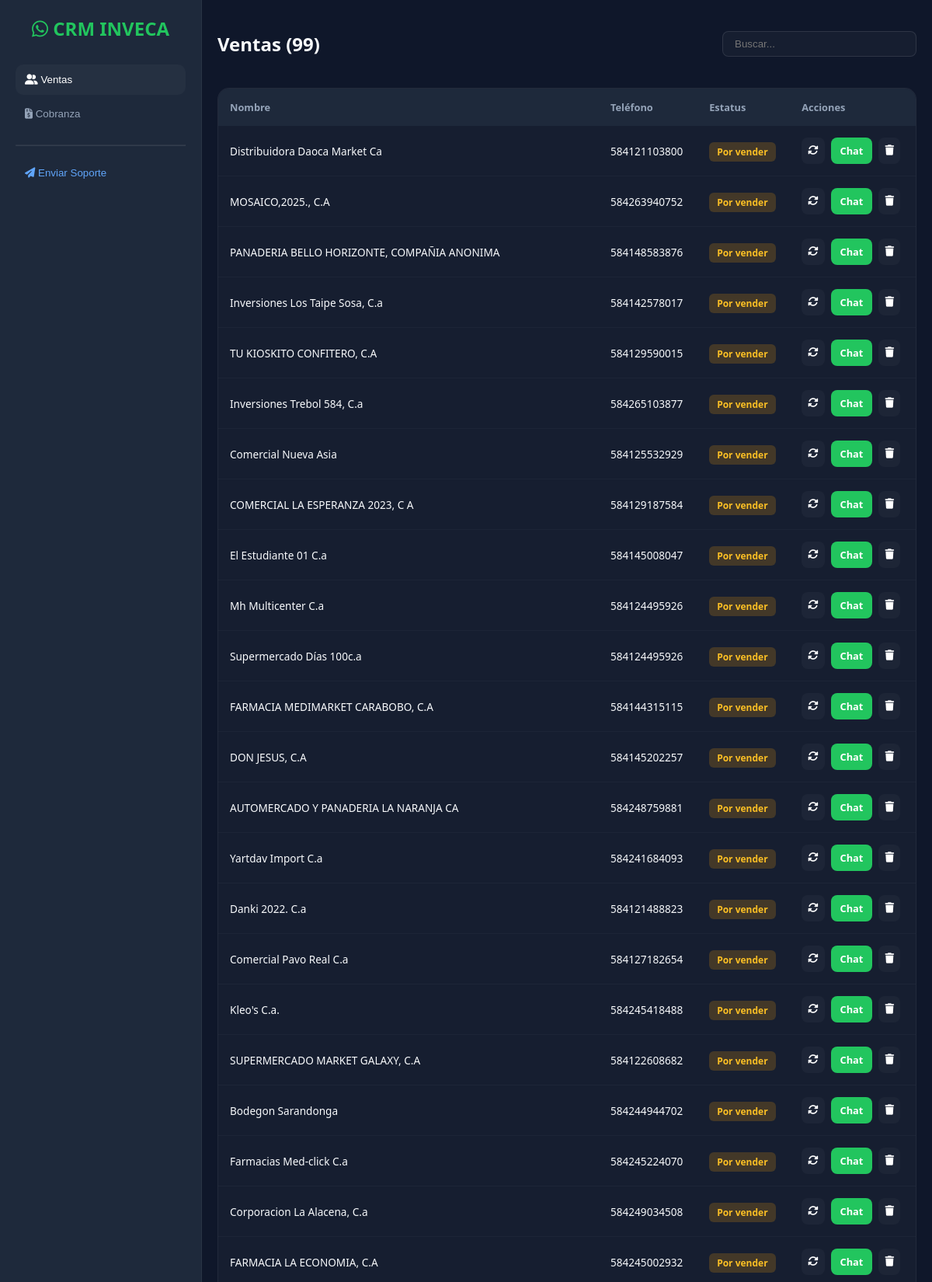
The page / (upper part) on the database its author committed.
### tables this page shows
CREATE TABLE clientes (
                id INTEGER PRIMARY KEY AUTOINCREMENT,
                nombre TEXT NOT NULL,
                telefono TEXT NOT NULL,
                estatus TEXT DEFAULT 'Por vender'
            );

### app.py (the view)
@app.route('/')
def index():
    tab = request.args.get('tab', 'ventas')
    with sqlite3.connect(DB_NAME) as conn:
        conn.row_factory = sqlite3.Row
        ventas = conn.execute('SELECT * FROM clientes ORDER BY id DESC').fetchall()
        cobros = conn.execute('SELECT * FROM cobranza ORDER BY id DESC').fetchall()
    return render_template('index.html', ventas=ventas, cobros=cobros, active_tab=tab)

### templates/index.html (shortened to what this page needs)
<!DOCTYPE html>
<html lang="es">
<head>
    <link rel="stylesheet" href="{{ url_for('static', filename='style.css') }}">
    <link rel="stylesheet" href="https://cdnjs.cloudflare.com/ajax/libs/font-awesome/6.4.0/css/all.min.css">
</head>
<body>
    <div class="app-container">
        <aside class="sidebar">
            <div class="logo"><i class="fab fa-whatsapp"></i> CRM INVECA</div>
            <nav class="menu-nav">
                <button class="menu-btn {{ 'active' if active_tab == 'ventas' }}" onclick="window.location.href='/?tab=ventas'">
                    <i class="fas fa-user-friends"></i> Ventas
                </button>
                <button class="menu-btn {{ 'active' if active_tab == 'cobranza' }}" onclick="window.location.href='/?tab=cobranza'">
                    <i class="fas fa-file-invoice-dollar"></i> Cobranza
                </button>
                <hr style="opacity: 0.1; margin: 15px 0;">
                <button class="menu-btn" onclick="abrirModalCorreo()" style="color: #60a5fa;">
                    <i class="fas fa-paper-plane"></i> Enviar Soporte
                </button>
            </nav>
        </aside>
        <main class="main-content">
            <section class="tab-content {{ 'active' if active_tab == 'ventas' }}">
                <div class="section-header">
                    <h2>Ventas ({{ ventas|length }})</h2>
                    <input type="text" class="search-input" placeholder="Buscar..." onkeyup="filterTable('t-v', this.value)">
                </div>
                <div class="table-container">
                    <table id="t-v">
                        <thead><tr><th>Nombre</th><th>Teléfono</th><th>Estatus</th><th>Acciones</th></tr></thead>
                        <tbody>
                            {% for v in ventas %}
                            <tr>
                                <td>{{ v.nombre }}</td><td>{{ v.telefono }}</td>
                                <td><span class="pill {{ 'pill-green' if v.estatus == 'Vendido' else 'pill-orange' }}">{{ v.estatus }}</span></td>
                                <td class="btns">
                                    <button class="btn-tool" onclick="updateStatus('ventas', {{v.id}}, this)"><i class="fas fa-sync-alt"></i></button>
                                    <a href="/wa/ventas/{{v.id}}" target="_blank" class="btn-wa">Chat</a>
                                    <button class="btn-tool" onclick="deleteRecord('ventas', {{v.id}}, this)"><i class="fas fa-trash"></i></button>
                                </td>
                            </tr>
                            {% endfor %}
                        </tbody>
                    </table>
                </div>
            </section>
        </main>
    </div>
</body>
</html>

### static/style.css (style rules this page uses)
:root { --bg: #0f172a; --side: #1e293b; --accent-v: #22c55e; --accent-c: #3b82f6; --text: #f8fafc; --muted: #94a3b8; --danger: #ef4444; --glass: rgba(255, 255, 255, 0.03); }
* { box-sizing: border-box; }
body { margin: 0; font-family: 'Segoe UI', sans-serif; background: var(--bg); color: var(--text); height: 100vh; overflow: hidden; }
.app-container { display: flex; height: 100vh; }
.sidebar { width: 260px; background: var(--side); padding: 20px; display: flex; flex-direction: column; border-right: 1px solid rgba(255,255,255,0.05); }
.logo { font-size: 1.5rem; font-weight: 800; color: var(--accent-v); margin-bottom: 30px; text-align: center; }
.main-content { flex: 1; display: flex; flex-direction: column; padding: 20px; overflow: hidden; }
.menu-nav { flex: 1; }
.menu-btn { width: 100%; padding: 12px; background: transparent; border: none; color: var(--muted); text-align: left; cursor: pointer; border-radius: 10px; margin-bottom: 5px; transition: 0.3s; }
.menu-btn:hover, .menu-btn.active { background: var(--glass); color: white; }
.tab-content { display: none; flex-direction: column; height: 100%; }
.tab-content.active { display: flex; }
.section-header { display: flex; justify-content: space-between; align-items: center; margin-bottom: 20px; }
.search-input { background: var(--glass); border: 1px solid rgba(255,255,255,0.1); padding: 8px 15px; border-radius: 8px; color: white; width: 250px; outline: none; }
.table-container { flex: 1; background: var(--glass); border-radius: 15px; overflow-y: auto; border: 1px solid rgba(255,255,255,0.05); }
table { width: 100%; border-collapse: collapse; }
th { position: sticky; top: 0; background: #1e293b; padding: 15px; text-align: left; font-size: 0.8rem; color: var(--muted); z-index: 10; }
td { padding: 15px; border-bottom: 1px solid rgba(255,255,255,0.03); font-size: 0.85rem; }
.btns { display: flex; gap: 8px; }
.btn-tool { background: var(--glass); border: none; color: white; padding: 8px; border-radius: 8px; cursor: pointer; }
.btn-wa { text-decoration: none; background: var(--accent-v); color: white; padding: 8px 12px; border-radius: 8px; font-size: 0.8rem; font-weight: 700; }
.pill { padding: 4px 10px; border-radius: 6px; font-size: 0.75rem; font-weight: 600; }
.pill-orange { background: rgba(245, 158, 11, 0.2); color: #fbbf24; }

### rows shown on the page
clientes: nombre "Distribuidora Daoca Market Ca", telefono "584121103800", estatus "Por vender"
clientes: nombre "MOSAICO,2025., C.A", telefono "584263940752", estatus "Por vender"
clientes: nombre "PANADERIA BELLO HORIZONTE, COMPAÑIA ANONIMA", telefono "584148583876", estatus "Por vender"
clientes: nombre "Inversiones Los Taipe Sosa, C.a", telefono "584142578017", estatus "Por vender"
clientes: nombre "TU KIOSKITO CONFITERO, C.A", telefono "584129590015", estatus "Por vender"
clientes: nombre "Inversiones Trebol 584, C.a", telefono "584265103877", estatus "Por vender"
clientes: nombre "Comercial Nueva Asia", telefono "584125532929", estatus "Por vender"
clientes: nombre "COMERCIAL LA ESPERANZA 2023, C A", telefono "584129187584", estatus "Por vender"
clientes: nombre "El Estudiante 01 C.a", telefono "584145008047", estatus "Por vender"
clientes: nombre "Mh Multicenter C.a", telefono "584124495926", estatus "Por vender"
clientes: nombre "Supermercado Días 100c.a", telefono "584124495926", estatus "Por vender"
clientes: nombre "FARMACIA MEDIMARKET CARABOBO, C.A", telefono "584144315115", estatus "Por vender"
clientes: nombre "DON JESUS, C.A", telefono "584145202257", estatus "Por vender"
clientes: nombre "AUTOMERCADO Y PANADERIA LA NARANJA CA", telefono "584248759881", estatus "Por vender"
clientes: nombre "Yartdav Import C.a", telefono "584241684093", estatus "Por vender"
clientes: nombre "Danki 2022. C.a", telefono "584121488823", estatus "Por vender"
clientes: nombre "Comercial Pavo Real C.a", telefono "584127182654", estatus "Por vender"
clientes: nombre "Kleo's C.a.", telefono "584245418488", estatus "Por vender"
clientes: nombre "SUPERMERCADO MARKET GALAXY, C.A", telefono "584122608682", estatus "Por vender"
clientes: nombre "Bodegon Sarandonga", telefono "584244944702", estatus "Por vender"
clientes: nombre "Farmacias Med-click C.a", telefono "584245224070", estatus "Por vender"
clientes: nombre "Corporacion La Alacena, C.a", telefono "584249034508", estatus "Por vender"
clientes: nombre "FARMACIA LA ECONOMIA, C.A", telefono "584245002932", estatus "Por vender"

### other values the page prints
{{ ventas|length }} "99"
